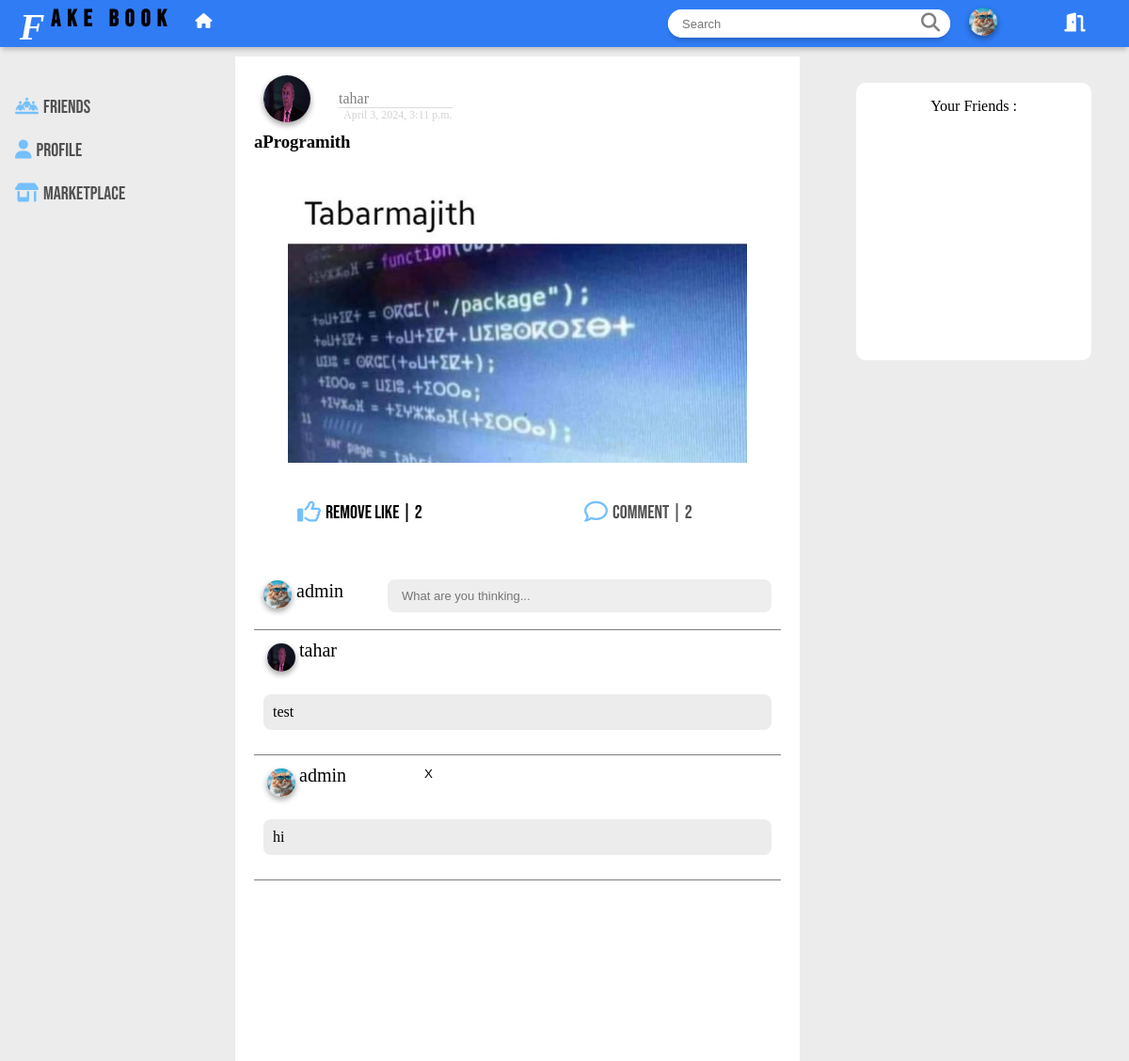
The app's page /blog/post/6 (signed in) with its own data.
### users/models.py (models this page shows, shortened)
class Profile(models.Model):
    user = models.OneToOneField(User , on_delete=models.CASCADE , related_name='profile')
    about = models.CharField(max_length=850 , null=True , blank=True)
    picture = models.ImageField(upload_to='profile-pictures' , default ='profile-pictures/default.jpg')
    friends = models.ManyToManyField(User , related_name="friends" , blank=True)

### blog/models.py (models this page shows, shortened)
class Post(models.Model):
    author = models.ForeignKey(User , on_delete=models.CASCADE , related_name="posts")
    title = models.CharField(max_length=80)
    content = models.TextField(blank=True , null=True)
    image = models.ImageField(upload_to="posts_images" , blank=True , null=True)
    created_date = models.DateTimeField(auto_now_add=True)

class PostComment(models.Model):
    author = models.ForeignKey(User , on_delete=models.CASCADE , related_name="post_comments")
    post = models.ForeignKey(Post , on_delete=models.CASCADE , related_name="comments")
    comment = models.CharField(max_length=1200)

### blog/views.py (the view, shortened to what this page needs)
# urls.py: path('post/<int:pk>' , views.detail_post , name = 'b-post'), # detail page + add comment form
@login_required
def detail_post(request , pk):
    post = Post.objects.get(id=pk)
    user_has_liked = PostLikes.objects.filter(user=request.user , post=post)
    comments = PostComment.objects.filter(post=post)
    context = {'post':post , 'form':PostCommentForm() , 'comments':comments , 'user_has_liked':user_has_liked}
    return render(request , 'blog/post.html' , context)

### blog/forms.py
class PostCommentForm(forms.ModelForm):
    class Meta:
        model = PostComment
        fields = ['comment']
        widgets = {
            'comment':forms.Textarea(attrs={'rows':10,'cols':70})
        }

### blog/templates/blog/post.html (shortened to what this page needs)
{% load static %}
<!DOCTYPE html>
<html lang="en">
<head>
    <link rel="stylesheet" href="{% static 'styles/blog/post.css' %}">
</head>
<body>
    <div style="height: 50px;" class="navbar">
        <ul class="nav1">
            <li>
                <div class="logo">
                    <div class="f"><i>f</i></div>
                    <span style="margin-right: 10px;" class="book">ake book</span>
                    <a href="{% url 'blog:b-home' %}"><button class="btn notf"><i class="fa-solid fa-house"></i> </button></a>
                </div>
            </li>
            <div class="links">
            <li id="search">
                <form  action="{% url 'blog:b-search' %}" method="get" style="display: flex;">
                    <div style="background-color: white;display: flex;border-radius: 30px;width: 300px;">
                    <input id="input-s" type="search" name="query" placeholder="Search">
                    <button id="srch-btn" type="submit" value="Search"><i style="color: gray;" class="fa-solid fa-magnifying-glass fa-lg"></i></button>
                    </div>
                </form>
            </li>
            <li>
                <a href="{% url 'user:u-profile' user.username %}"><img class="img-pro" src="{{user.profile.picture.url}}"></button></a>
            </li>
            <li>
                <a href="{% url 'user:u-logout' %}"><button class=" btn logout"><i class="fa-solid fa-door-open fa-lg"></i></button></a>
            </li>
            </div>
        </ul>
    </div>
<div class="home-container">
    <ul class="nav2">
        <a href="{% url 'user:u-friends-list' user.username %}"> <li class="li-list"><button class="bbb"><i class="fa-solid fa-people-line" style="color: #74C0FC;"></i>Friends</button></li></a>
        <a href="{% url 'user:u-profile' user.username %}"> <li class="li-list"><button class="bbb"><i class="fa-solid fa-user" style="color: #74C0FC;"></i>Profile</button></li></a>
        <a href="{% url 'marketplace:mp-home' %}"> <li class="li-list"><button class="bbb"><i class="fa-solid fa-shop" style="color: #74C0FC;"></i>Marketplace</button></li></a>
    </ul>
    <div class="posts-contianer">
        <div style="display: flex;flex-direction: column;">
            <div class="the-post">
                <div class="main-post-1">
                    <img class="img-pro2 img-pro" src="{{post.author.profile.picture.url}}">
                    <div class="details-post">
                        <div class="nameus"><p style="margin-bottom: 0px;">{{post.author.username}}</p></div>
                        <div class="date-post">{{post.created_date}}</div>
                    </div>
                </div>
                <div class="main-post-2">
                    <h3 class="disc">{{post.title}}</h3>
                </div>
                {% if post.image %}
                <div  class="main-post-3">
                    <img class="post-photo" src="{{post.image.url}}" >
                </div>
                {% endif %}
                <div class="main-post-4">
                    {% if not user_has_liked %}
                    <button class="bbb"> <p>
                    <a href="{% url 'blog:b-like-post' post.id %}" style="color:black;">
                        <i class="fa-regular fa-thumbs-up fa-lg" style="color: #74C0FC;"></i>Like | {{post.likes.count}}
                    </a>
                    </p></button>
                    {% else %}
                    <button class="bbb"> <p>
                        <a href="{% url 'blog:b-like-post' post.id %}" style="color:black;">
                            <i class="fa-regular fa-thumbs-up fa-lg" style="color: #74C0FC;"></i>Remove Like | {{post.likes.count}}
                        </a>
                    </p></button>
                    {% endif %}
                    <button class="bbb"> <p><i class="fa-regular fa-comment fa-lg" style="color: #74C0FC;"></i>Comment | {{post.comments.count}}</p></button>
                </div>
                <div class="comment-container">
                    <form class="comnt-form" method="POST">
                        <div style="display: flex; flex-direction: row; gap: 5px; width: 160px;">
                            <div >
                                <img style="margin: 0px;" src="{{user.profile.picture.url}}" class="img-pro">
                            </div>
                            <div >
                                <p style="margin: 0%; font-size: 20px;">{{user.username}}</p>
                            </div>
                        </div>
                        <input class="input" type="text" name="comment"  placeholder="What are you thinking...">
                    </form>
                    <div class="comments">
                        {% if comments %}
                        {% for comment in comments %}
                        <div class="comnt">
                            <div style="display: flex; flex-direction: row; gap: 5px;">
                                <div style="display: flex; flex-direction: row; gap: 5px; width: 160px;">
                                    <a href={% url 'user:u-profile' comment.author.username %} style="color:black; display:flex;">
                                    <div >
                                        <img style="margin: 4px;" class="img-pro" src="{{comment.author.profile.picture.url}}" alt="">
                                    </div>
                                    <div>
                                        <p style="margin: 0%; font-size: 20px;">{{comment.author.username}}</p>
                                    </div>
                                    </a>
                                </div>
                                {% if comment.author == user %}
                                <a href="{% url 'blog:b-delete-comment' comment.id %}">
                                <button style="background-color: white; border-width: 0px; margin-left: auto;cursor: pointer;">X</button>
                                </a>
                                {% endif %}
                            </div>
                            <p style="background-color: #ececec; padding: 10px; border-radius: 8px;">{{comment.comment|linebreaksbr}}</p>
                        </div>
                        {% endfor %}
                        {% endif %}
                    </div>
                </div>
            </div>
        </div>
    </div>
    <div class="hh" style="display: flex; flex-direction: column;width: 20%;margin-left:60px;">
        <div style="padding-bottom: 10px;">
        </div>
    <div class="friends">
        <div>
            <p>Your Friends :</p>
        </div>
    </div>
    </div>
</div>
</body>
</html>

### static/styles/blog/post.css (style rules this page uses)
body { padding: 0; margin: 0; width: 100vw; height: 100vh; background-color: #ececec; }
.f { color:white; background-color: #307cf5 ; font-size: 40px; height: 30px; width: 20px; text-align: center; font-family: kk ; letter-spacing: 7px; display: flex; justify-content: center; margin-right: 4px; margin-bottom: 10px; }
.logo { padding-left: 30px; font-size: 25px; font-weight: bold; color:#000; text-transform: uppercase; display: flex; position: relative; font-family: ff ; letter-spacing: 7px; }
.links { display: flex; justify-content: space-around; gap: 10px; align-items: center; padding-right: 30px; }
.nav1 { padding: 0; margin: 0; display: flex; justify-content: space-between; gap: 30px; align-items: center; text-decoration: none; list-style-type:none; height: 50px; background-color:#307cf5; box-shadow: 0 5px 5px -2px rgba(0,0,0,.2); position: fixed; width: 100%; }
li { text-decoration: none; }
a { text-decoration: none; }
.btn { background-color: transparent; border-width: 0; cursor: pointer; width: 120px; height: 30px; border-radius: 30px; transition: background-color 0.3s ease; font-family: ff; font-size: 16px; color: #fff; font-weight: 500; }
i { color: white; margin-right: 5px; }
.notf,.logout { width: 50px; }
#srch-btn { background-color: white; border-width: 0; cursor: pointer; width: 40px; height: 30px; border-radius: 0px 30px 30px 0px; transition: background-color 0.3s ease; font-family: ff; font-size: 16px; color: #fff !important; font-weight: 500; }
#input-s { border-radius: 15px; margin-right: 5px; background-color: white; border: none; padding: 10px 15px; font-size: 13px; width: 100%; height: 30px; outline: none; }
#search { margin-right: 10px; border-radius: 30px; box-shadow: 0 5px 5px -2px rgba(0,0,0,.2); }
.img-pro { width: 30px; height: 30px; border-radius: 50%; box-shadow: rgba(0, 0, 0, 0.16) 0px 3px 6px, rgba(0, 0, 0, 0.23) 0px 3px 6px; margin-right: 50px; }
.nav2 { position: fixed; left: 0%; background-color: #ececec; width:20%; height: 500px; display: flex; flex-direction: column; border: none; margin:20px 0px 0px 0px; padding:11px 0px 0px 0px; font-size: 20px; list-style-type:none; width: 200px; }
.li-list { padding: 10px; color: rgb(82, 81, 81); font-family: ff; }
.posts-contianer { background-color: #ececec; display: flex; width: 50%; flex-direction: column; margin-left: 250px; padding-bottom: 20px; }
.home-container { display: flex; flex-direction: row; margin-top: 10px; }
.the-post,.comment-container { background-color: white; height: 510px; padding-bottom: 15px; }
.details-post { display: flex; flex-direction: column; }
.main-post-1 { display: flex; flex-direction: row; padding: 10px 20px 0px 20px; align-items: center; }
.nameus { margin-left: 20px; font-family: gg; color: gray; border-bottom: 1px solid gainsboro; }
.date-post { margin-left:25px ; font-size: 12px; color: lightgrey; }
.img-pro2 { margin: 10px; width: 50px; height: 50px; }
.main-post-2 { padding: 0px 20px 10px 20px; }
.disc { margin: 0px; }
.main-post-3 { display: flex; flex-direction: column; justify-content: center; align-items: center; }
.post-photo { max-width: 98%; height: 300px; padding: 20px; }
.main-post-4 { display: flex; flex-direction: row; gap: 100px; padding: 0px 30px 0px 60px; }
.friends { display: flex; flex-direction: column; background-color: white; height : calc(100% - 250px ); border-radius: 10px; align-items: center; width: 250px; }
.bbb { border: none; background-color: transparent; cursor: pointer; width: 100%; height: 100%; font-family: ff; font-size: 20px; color: rgb(82, 81, 81); text-align: left; }
.comnt-form { display: flex; gap: 20px; padding: 10px; align-items: center; border-bottom: 1px solid gray; }
.input { background-color: #eee; border: none; margin: 8px 0; padding: 10px 15px; font-size: 13px; border-radius: 8px; width: 100%; outline: none; }
.comment-container { padding: 20px; }
.comnt { padding: 10px; border-bottom: 1px solid gray; }

### records on screen
Post: author.profile.picture (picture), author.username "tahar", created_date "April 3, 2024, 3:11 p.m.", title "aProgramith", image (picture), likes.count "2", comments.count "2"
PostComment: author.profile.picture (picture), author.username "tahar", comment "test"
PostComment: author.profile.picture (picture), author.username "admin", shows "X", comment "hi"

### other values on screen
{{ user.username }} "admin"
